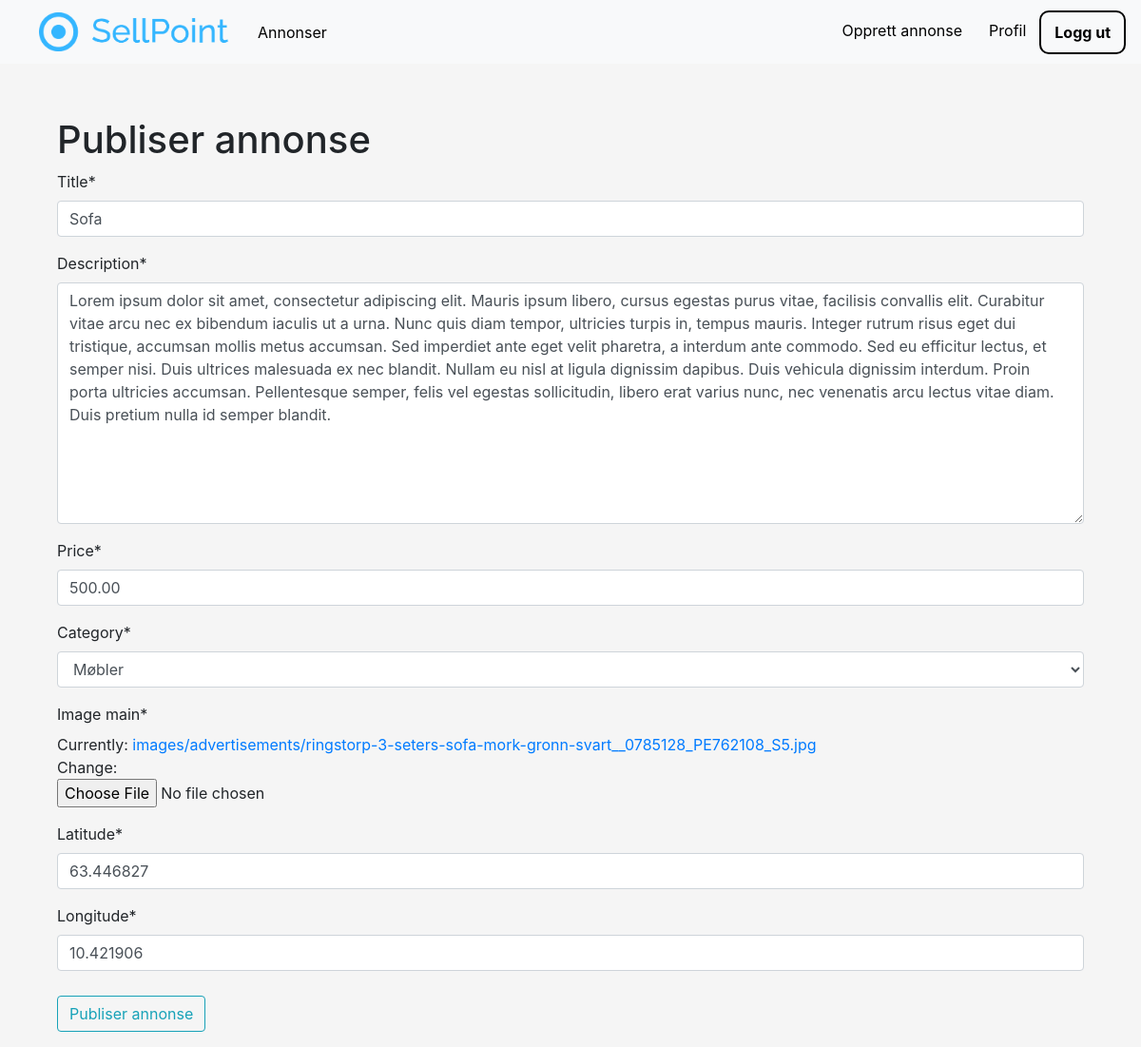
Page /advertisements/ad/2/update (signed in) on the committed database.
### advertisements/models.py (models this page shows, shortened)
class Advertisement(models.Model):
    title = models.CharField(max_length=32)
    description = models.TextField()
    price = models.DecimalField(max_digits=10, decimal_places=2, default=0.00)
    image_main = models.ImageField(upload_to='images/advertisements')
    latitude = models.DecimalField(max_digits=9, decimal_places=6, default=63.446827)
    longitude = models.DecimalField(max_digits=9, decimal_places=6, default=10.421906)
    published = models.DateTimeField(default=timezone.now)
    author = models.ForeignKey(User, on_delete=models.CASCADE)
    category = models.ForeignKey(Category, default=1, on_delete=models.DO_NOTHING, related_name='advertisement')

### advertisements/views.py (the view, shortened to what this page needs)
class AdvertisementUpdateView(
    LoginRequiredMixin,
    UserPassesTestMixin,
    UpdateView):
    model = Advertisement
    fields = ['title', 'description', 'price', 'category', 'image_main', 'latitude', 'longitude']
    def test_func(self):
        advertisement = self.get_object()
        if self.request.user == advertisement.author:
            return True
        return False

### advertisements/models.py (called while the page is built)
    def __str__(self):
        return self.name

### advertisements/templates/advertisements/advertisement_form.html (shortened to what this page needs)
{% extends "pages/base.html" %}
{% load crispy_forms_tags %}
{% block content %}
<div class = "container">
    <div class = "advertisement-detail">
        <form method="POST" enctype="multipart/form-data">
            <h1> Publiser annonse </h1>
            {{ form|crispy }}
            <button class="btn btn-outline-info publish-ad-btn">
                Publiser annonse
            </button>
        </form>
    </div>
</div>
{% endblock content %}

### pages/static/pages/main.css (style rules this page uses)
body { margin: 0px; background-color: #f5f5f5; }
.container { display: grid; grid-template-columns: 1fr; }
.publish-ad-btn { margin-top:10px; }

### rows in the picture
Advertisement: title "Sofa", description "Lorem ipsum dolor sit amet, consectetur adipiscing elit. Mauris ipsum libero, cursus egestas purus vitae, facilisis convallis elit. Curabitur vitae arcu nec ex bibendum iaculis ut a urna. Nunc quis diam tempor, ultricies turpis in, tempus mauris. Integer rutrum risus eget dui tristique, accumsan mollis metus accumsan. Sed imperdiet ante eget velit pharetra, a interdum ante commodo. Sed eu efficitur lectus, et semper nisi. Duis ultrices malesuada ex nec blandit. Nullam eu nisl at ligula dignissim dapibus. Duis vehicula dignissim interdum. Proin porta ultricies accumsan. Pellentesque semper, felis vel egestas sollicitudin, libero erat varius nunc, nec venenatis arcu lectus vitae diam. Duis…", price "500.00", category "Møbler", latitude "63.446827", longitude "10.421906"
